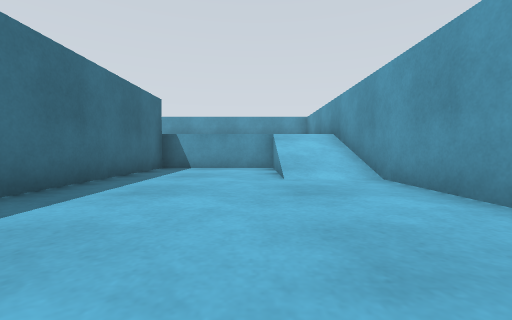
View 1 (above)

24 first-person views from a walk through a Gazebo world. The camera is 0.5 m above the floor, tilts 2° down and sees 90° across. The floor is counted in squares, 1 m on a side. Each view is taken from the middle of a square. On the plan, view 1 faces up. The plan holds only what a view shows up to about 9 squares ahead; the rest is blank. The robots in the file are not drawn.

View 2
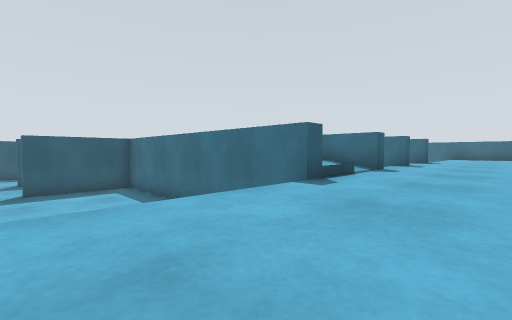

View 3
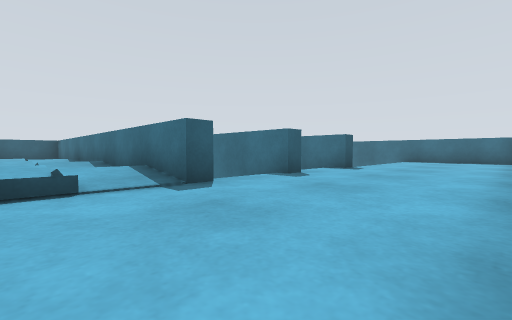

View 4
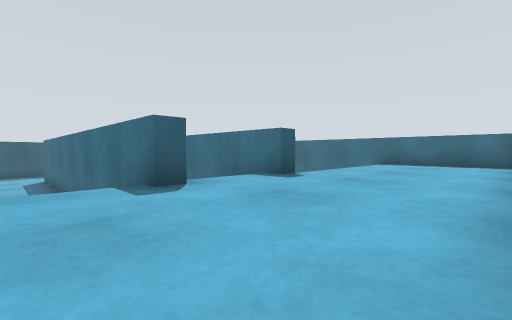

View 5
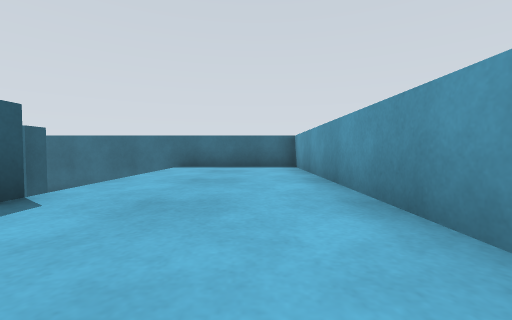

View 6
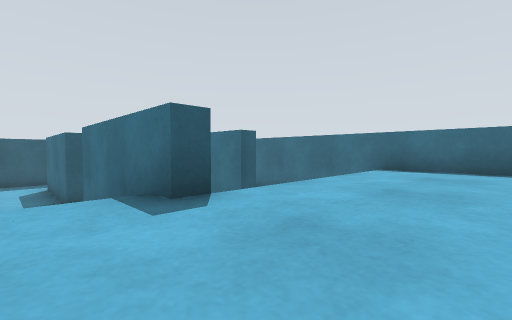

View 7
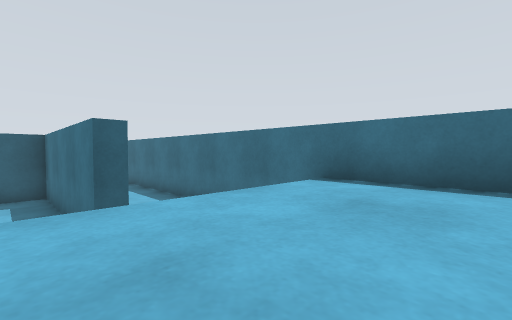

View 8
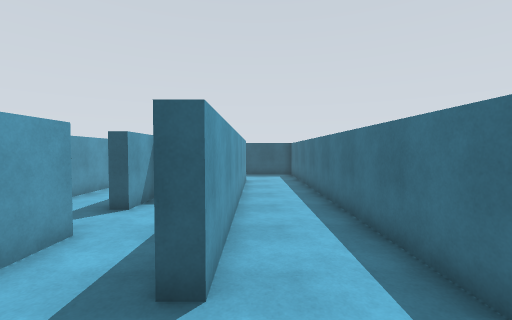

View 9
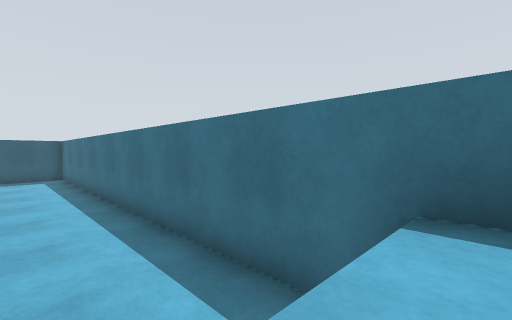

View 10
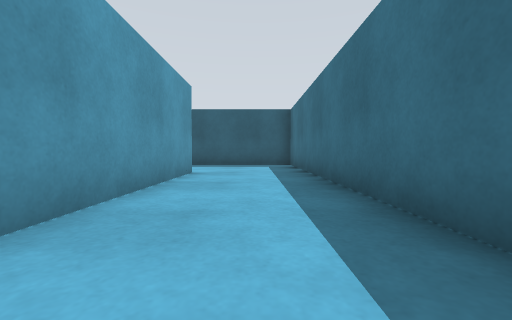

View 11
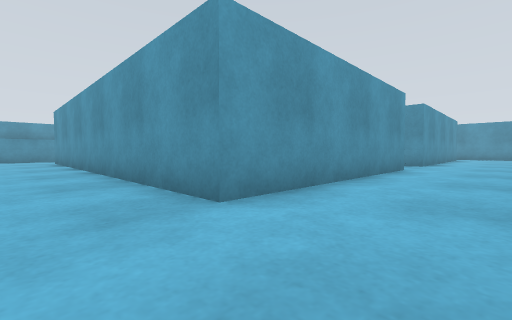

View 12
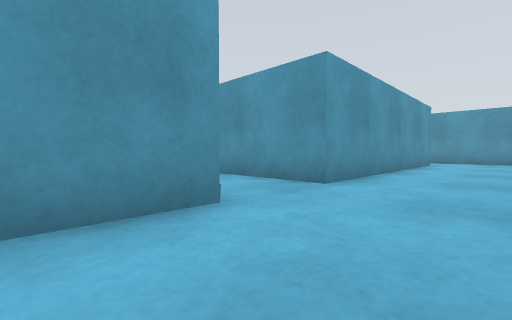

View 13
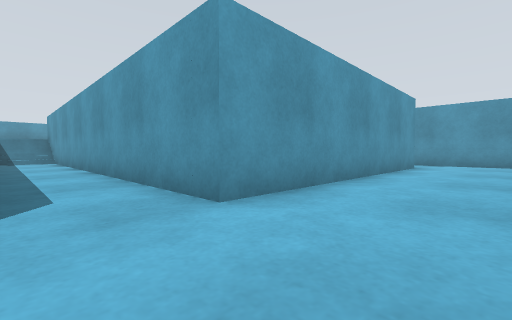

View 14
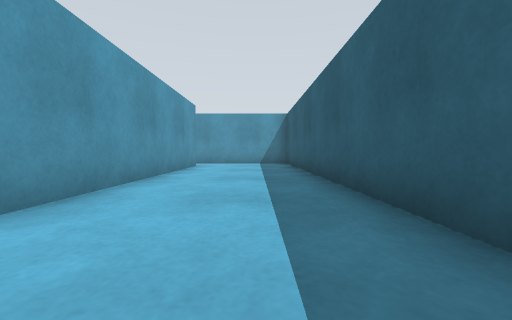

View 15
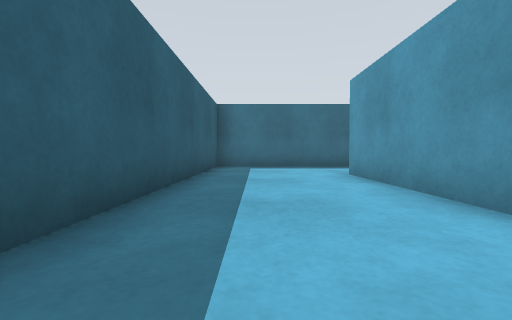

View 16
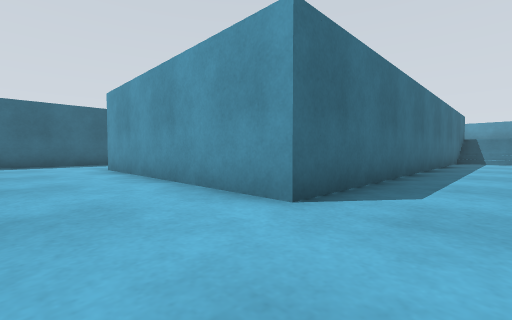

View 17
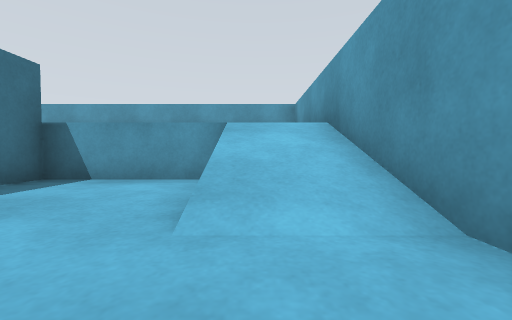

View 18
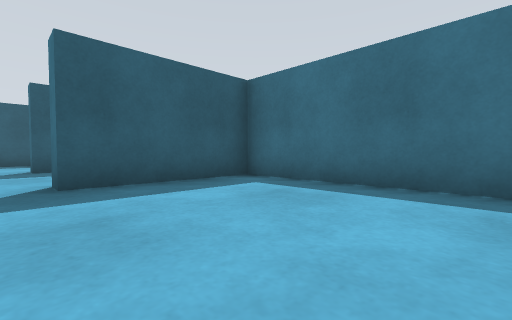

View 19
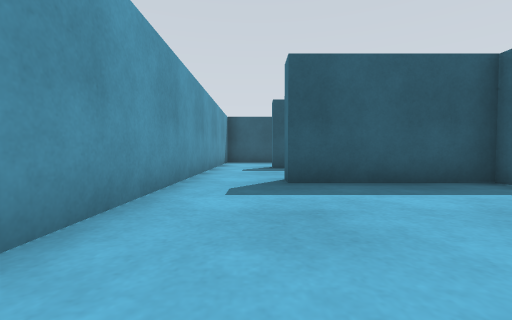

View 20
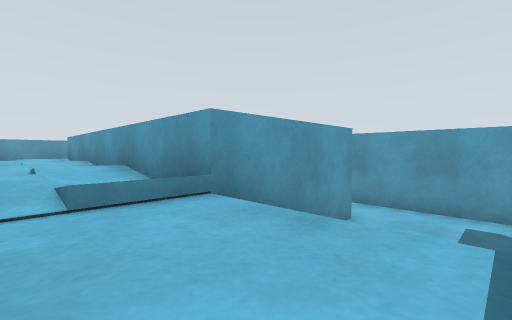

View 21
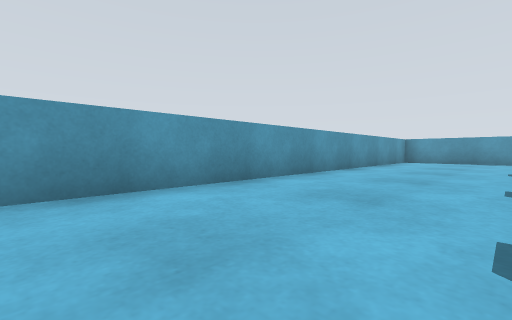

View 22
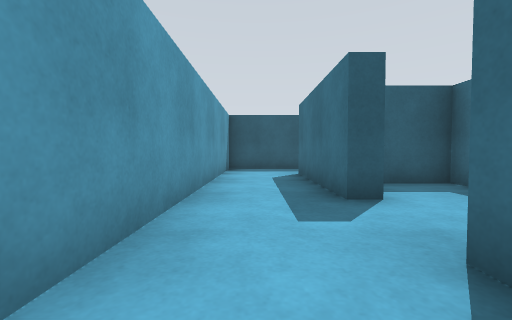

View 23
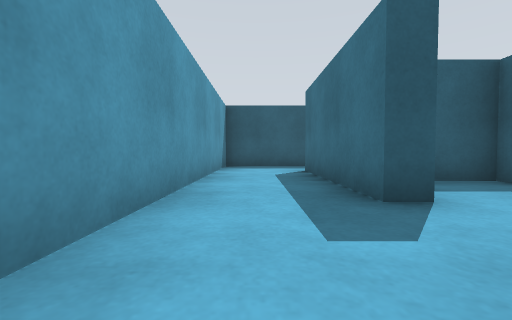

View 24
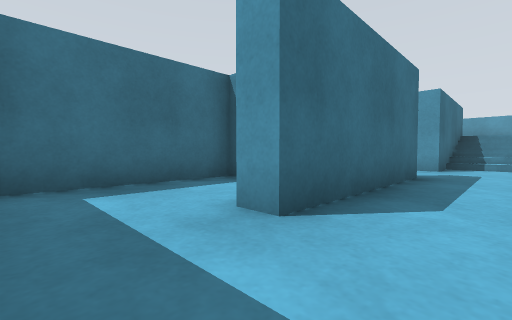

### Floor plan
Key: @ floor where view 1 was taken; # wall or solid block; . main floor; : floor 1 m higher than the main floor; + floor 1.05 m higher than the main floor; * floor 1.1 m higher than the main floor; % floor 1.15 m higher than the main floor; & floor 1.2 m higher than the main floor; / step, stairs or slope; = window, fence, low wall or low ledge.
Columns run from 18 left of view 1 to 2 right of it. Each row starts with its distance up from view 1.
 12  ===================
 11 =:::::::::::::::::::=
 10 =:::::::::::::::::::=
  9 =:::::::::::::::::::=
  8 =:::::::::::::::::::=
  7 #     #//#//#*%#.../#
  6 #.....#//# /#&+#.../#
  5 #...#.#//#..=*%#.../#
  4 #...#.#..#..=*%#....#
  3 #...#....#..=&+#....#
  2 #...#....#..=*%#....#
  1 #...#.#..#..=*%#....#
  0 #...###..#..=&+#..@.#
 -1 #...#.#..#..=*%####.#
 -2 #...#.#..#..=::///..#
 -3 #...#....#..=::/  ..#
 -4 #...#....#..#::/  ..#
 -5 #...######..#######.#
 -6 #...................#
 -7 #...................#
 -8  ########  ##########

Positions as (right, up) in squares from view 1, and headings:
1: (0, 0), facing up
2: (1, 10), facing down-left
3: (-4, 11), facing down-left
4: (-7, 11), facing down-left
5: (-9, 10), facing left
6: (-10, 10), facing down-left
7: (-13, 10), facing down-left
8: (-15, 8), facing down
9: (-15, 8), facing down-left
10: (-16, 1), facing down
11: (-16, -7), facing up-right
12: (-10, -7), facing up-right
13: (-8, -7), facing up-right
14: (-8, -7), facing right
15: (-9, -7), facing left
16: (-7, -7), facing up-left
17: (1, 3), facing up
18: (1, 3), facing down-left
19: (1, 3), facing down
20: (-5, -4), facing up-right
21: (-10, 8), facing up-right
22: (-10, 5), facing down
23: (-10, 4), facing down
24: (-10, -4), facing up-left
